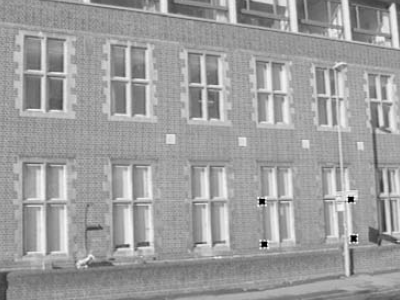
#> input picture homework4.pgm, 400 x 300 px
$ jupyter execute 4_CVPR.ipynb
#> lines starting #> are read from the running program, lines starting #| are printed output that depends on the picture
[cell 1]
import cv2
from google.colab.patches import cv2_imshow
import numpy as np
import matplotlib.pyplot as plt
import math
from skimage import transform

# Read and view an image
A = cv2.imread("homework4.pgm", cv2.IMREAD_GRAYSCALE)
#> A is the input picture: shape (300, 400); min 0, max 255, mean 158.4
cv2_imshow(A)

# Get height and width of source image
M1 = A.shape[0]
#> M1 = 300
N1 = A.shape[1]
#> N1 = 400


M = np.array([[232, 216, 1, 0 ,0, 0, -232*244, -216*244],
              [0, 0 ,0, 232 ,216, 1 ,-232*263, -216*263],
              [232, 311, 1, 0, 0, 0 ,-232*238 ,-311*238],
              [0, 0 ,0, 232, 311, 1, -232*353 ,-311*353],
              [197, 311, 1, 0, 0, 0, -197*199, -311*199],
              [0, 0, 0, 197, 311, 1, -197*350, -311*350],
              [197 ,216, 1, 0 ,0 ,0 ,-197*201 ,-216*201],
              [0, 0 ,0, 197, 216, 1 ,-197*262, -216*262]])

c = np.array([[244], [263] ,[238], [353], [199], [350], [201], [262]])

H = np.linalg.solve(M,c)
H = np.insert(H,8,1)

H = np.reshape(H, (3,3))

# Set height and width of target image
M2 = 300
N2 = 370

# new image
B = np.zeros((M2,N2))

# Bilinear interpolation
for i in range(0,M2):
  for j in range(0,N2):
    x = (i + 0.5) * M1/M2
    y = (j + 0.5) * N1/N2
    p = np.array([x,y,1])
    q = np.dot(H,p)
    x = q[0]/q[2]
    y = q[1]/q[2]
    k = math.floor(x) - 1
    l = math.floor(y) - 1
    u = x - k - 0.5
    v = y - l - 0.5
    if ((k >= 0) and (k < M1-1) and (l >= 0) and (l < N1-1)):
      B[i,j] = round( (1-v) * ( (1-u)*A[k,l] + u*A[k+1,l] ) + v * ( (1-u)*A[k,l+1] + u*A[k+1,l+1] ) )
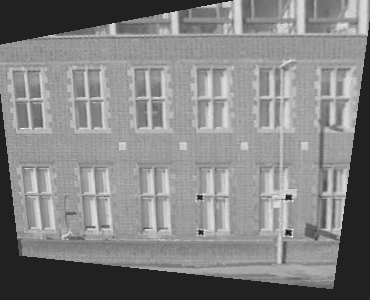
#> B: shape (300, 370) float64; min -43, max 286, mean 128.4; drawn with min black and max white

cv2_imshow(B)
